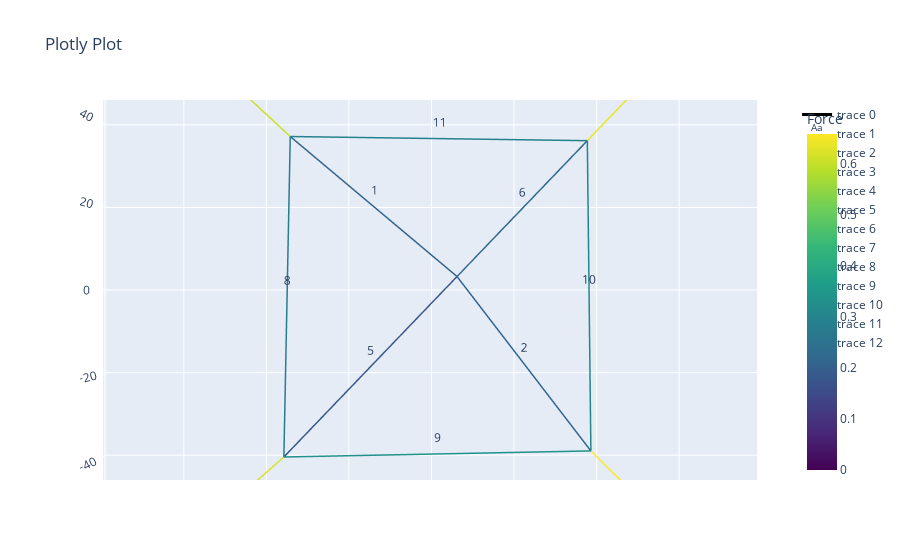

Notebook cell for this chart:
### Markdown cell above
### Step 1: Define the network

### Code cell
# # Note that the coordinates of the vertices will change after equilibrium is reached.
# vertices    = np.array([[-10, 0, 0], [-5, 0,0], [0, 0, 0], [5, 0, 0], [10, 0, 0], [0,-10,0], [0,-5,0], [0,5,0], [0,10,0]])*10  # The coordinates of the vertices in mm
# edges       = [[0, 1], [1, 2], [2, 3], [3, 4], [5, 6], [6, 2], [2, 7], [7, 8], [1, 6], [6, 3], [3, 7], [7,1]]                  # The edges of the network.
# paths       = [[0, 1, 2, 3], [4, 5, 6, 7], [8, 9, 10, 11]]   # 3D printable paths. Ensure an edge is not flipped.
# directions  = [1, 1, 1, 1, 1, 1, 1, 1, 1, 1, 1, 1]          # Flip the curvature of an edge by setting the direction to -1.

# scalar = 80
# q_ring      = .5
# q_connectors = .8
# q_center    = .2
# q           = np.array([q_connectors, q_center, q_center, q_connectors, q_connectors, q_center, q_center, q_connectors, q_ring, q_ring, q_ring, q_ring])/scalar
# q[2]        = 1.5/scalar
# q[-1]        = 1.5/scalar
# fixed       = [0, 4, 5, 8]
# # model_name  = 'VS_ring{}_connectors{}_center{}_as{}'.format(q_ring, q_connectors, q_center, q[2]*scalar)
# model_name  = 'VS_ring{}_connectors{}_center{}_as{}_asr{}_s{}'.format(q_ring, q_connectors, q_center, q[2]*scalar, q[-1]*scalar, scalar)

# Create the network
# net = Network_custom.from_fd(vertices, edges, q, fixed, paths = paths, dir = directions)
model_name = "validation_unit_fstudy_1.15"
net = Network_custom.load_network(os.path.join(BYU_UW_root, 'networks', model_name + '.pkl'))
# The topology of structure is fixed after generation, but you can update force densities after making the network
# q[0] = .10
# net.update_shape(q)

# Plot the network like this
net.net_plot(color=True, elables = True, vlabels = False)

import matplotlib.pyplot as plt
cmap = plt.get_cmap('viridis')

# Convert to TikZ RGB format
f_plot = (net.f - np.min(net.f)) / (np.max(net.f) - np.min(net.f))
for val in f_plot:
    r, g, b, _ = cmap(val)  # Get RGBA (ignore A)color={rgb,1:red,0.282;green,0.141;blue,0.458}
    print("\draw[thick, color = {" + f"rgb,1:red,{r:.3f}; green,{g:.3f};blue, {b:.3f}"+"}];")

np.min(net.f), np.max(net.f)

### Figure 1 — Plotly figure (JSON) as saved in the notebook; plotly's stock layout.template omitted (floating-point values rounded to 4 significant figures)
{"data": [{"line": {"color": [0.6064, 0.6064, 0, 0.2114, 0.2114, 0, 0.2134, 0.2134, 0, 0.6592, 0.6592, 0, 0.6213, 0.6213, 0, 0.1821, 0.1821, 0, 0.2283, 0.2283, 0, 0.6398, 0.6398, 0, 0.2722, 0.2722, 0, 0.3353, 0.3353, 0, 0.3011, 0.3011, 0, 0.2883, 0.2883, 0], "colorbar": {"title": {"text": "Force"}}, "colorscale": [[0, "#440154"], [0.1111, "#482878"], [0.2222, "#3e4989"], [0.3333, "#31688e"], [0.4444, "#26828e"], [0.5556, "#1f9e89"], [0.6667, "#35b779"], [0.7778, "#6ece58"], [0.8889, "#b5de2b"], [1, "#fde725"]], "showscale": true, "width": 3}, "mode": "lines", "type": "scatter3d", "x": [-74.25, -34.06, null, -34.06, 6.156, null, 6.156, 38.43, null, 38.43, 74.25, null, -74.25, -35.6, null, -35.6, 6.156, null, 6.156, 37.57, null, 37.57, 74.25, null, -34.06, -35.6, null, -35.6, 38.43, null, 38.43, 37.57, null, 37.57, -34.06, null], "y": [74.25, 37.01, null, 37.01, 3.253, null, 3.253, -38.8, null, -38.8, -74.25, null, -74.25, -40.27, null, -40.27, 3.253, null, 3.253, 36.0, null, 36.0, 74.25, null, 37.01, -40.27, null, -40.27, -38.8, null, -38.8, 36.0, null, 36.0, 37.01, null], "z": [0, 0, null, 0, 0, null, 0, 0, null, 0, 0, null, 0, 0, null, 0, 0, null, 0, 0, null, 0, 0, null, 0, 0, null, 0, 0, null, 0, 0, null, 0, 0, null]}, {"mode": "text", "text": ["0"], "type": "scatter3d", "x": [-54.15], "y": [55.63], "z": [0]}, {"mode": "text", "text": ["1"], "type": "scatter3d", "x": [-13.95], "y": [20.13], "z": [0]}, {"mode": "text", "text": ["2"], "type": "scatter3d", "x": [22.29], "y": [-17.77], "z": [0]}, {"mode": "text", "text": ["3"], "type": "scatter3d", "x": [56.34], "y": [-56.52], "z": [0]}, {"mode": "text", "text": ["4"], "type": "scatter3d", "x": [-54.92], "y": [-57.26], "z": [0]}, {"mode": "text", "text": ["5"], "type": "scatter3d", "x": [-14.72], "y": [-18.51], "z": [0]}, {"mode": "text", "text": ["6"], "type": "scatter3d", "x": [21.86], "y": [19.63], "z": [0]}, {"mode": "text", "text": ["7"], "type": "scatter3d", "x": [55.91], "y": [55.12], "z": [0]}, {"mode": "text", "text": ["8"], "type": "scatter3d", "x": [-34.83], "y": [-1.63], "z": [0]}, {"mode": "text", "text": ["9"], "type": "scatter3d", "x": [1.414], "y": [-39.54], "z": [0]}, {"mode": "text", "text": ["10"], "type": "scatter3d", "x": [38.0], "y": [-1.399], "z": [0]}, {"mode": "text", "text": ["11"], "type": "scatter3d", "x": [1.753], "y": [36.51], "z": [0]}], "layout": {"scene": {"aspectmode": "data", "camera": {"center": {"x": 0, "y": 0, "z": 0}, "eye": {"x": 0, "y": 0, "z": 3.712}, "up": {"x": 0, "y": 1, "z": 0}}}, "title": {"text": "Plotly Plot"}}}
